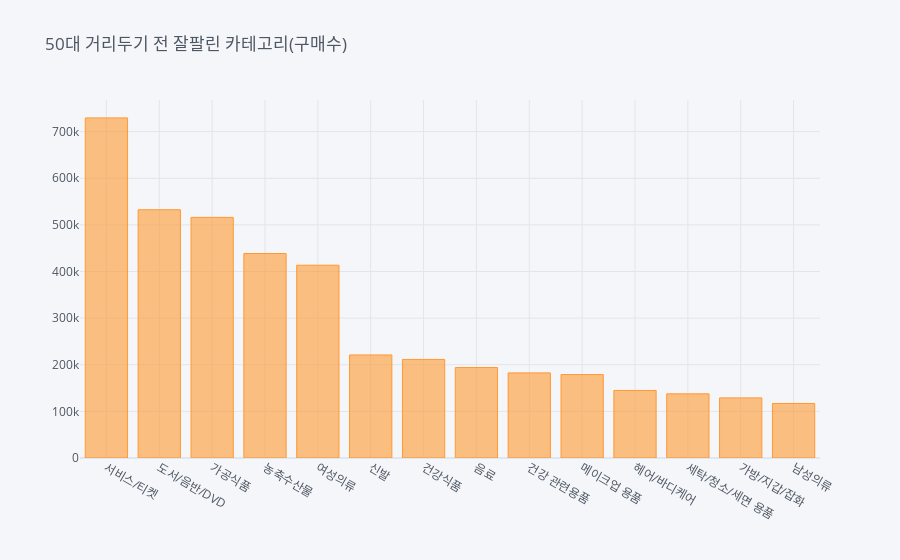
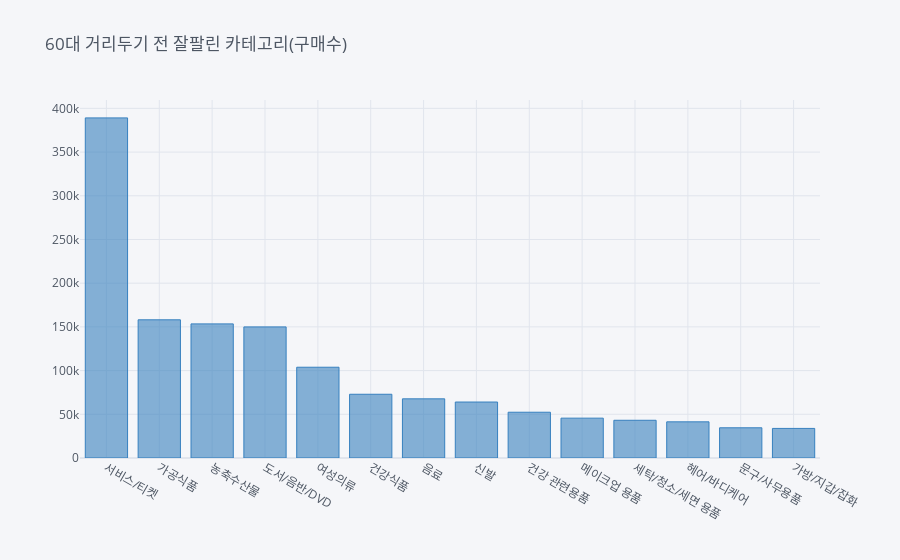
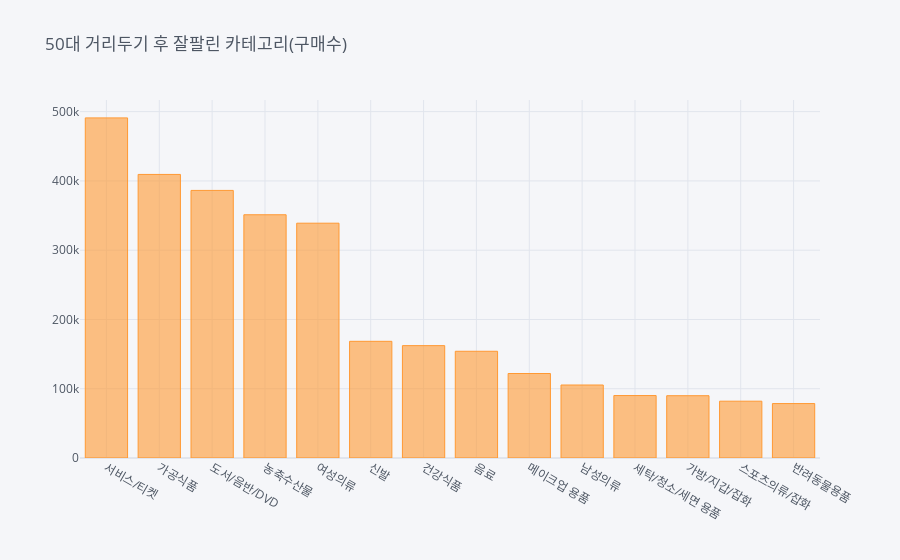
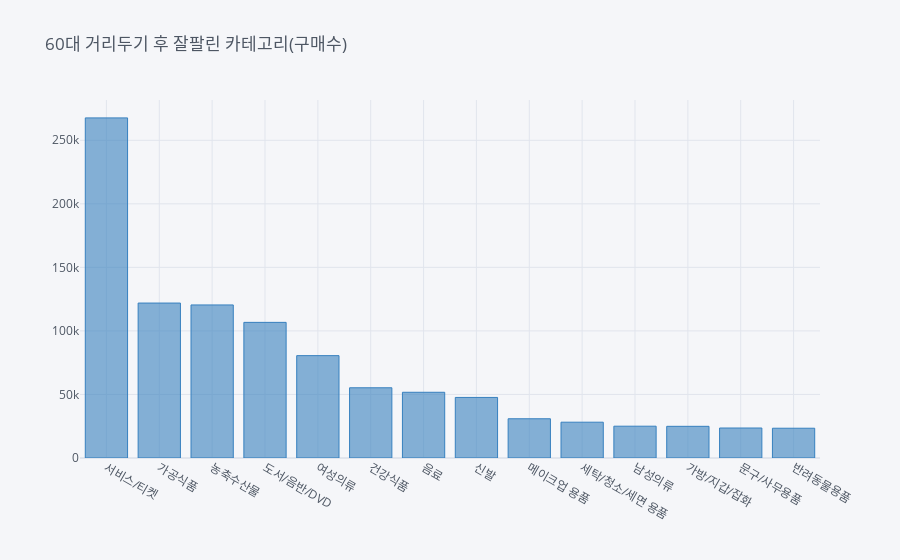

Source (notebook cell) for these figures, in order:
### Code cell
display(mco_early_after_50_count.iplot(kind='bar' ,   title = '50대 거리두기 전 잘팔린 카테고리(구매수)' ))
display(mco_early_after_60_count.iplot(kind='bar' , color = 'blue'  , title = '60대 거리두기 전 잘팔린 카테고리(구매수)' ))

display(mco_high_after_50_count.iplot(kind='bar' ,   title = '50대 거리두기 후 잘팔린 카테고리(구매수)' ))
display(mco_high_after_60_count.iplot(kind='bar' , color = 'blue'  , title = '60대 거리두기 후 잘팔린 카테고리(구매수)' ))

### Figure 1 — Plotly figure (JSON) as saved in the notebook; plotly's stock layout.template omitted (floating-point values rounded to 4 significant figures)
{"data": [{"marker": {"color": "rgba(255, 153, 51, 0.6)", "line": {"color": "rgba(255, 153, 51, 1.0)", "width": 1}}, "name": "구매수", "orientation": "v", "text": "", "type": "bar", "x": ["서비스/티켓", "도서/음반/DVD", "가공식품", "농축수산물", "여성의류", "신발", "건강식품", "음료", "건강 관련용품", "메이크업 용품", "헤어/바디케어", "세탁/청소/세면 용품", "가방/지갑/잡화", "남성의류"], "y": [729513, 532510, 516181, 438608, 413536, 221087, 211397, 194011, 182589, 178995, 144935, 137633, 128960, 116971]}], "layout": {"legend": {"bgcolor": "#F5F6F9", "font": {"color": "#4D5663"}}, "paper_bgcolor": "#F5F6F9", "plot_bgcolor": "#F5F6F9", "title": {"font": {"color": "#4D5663"}, "text": "50대 거리두기 전 잘팔린 카테고리(구매수)"}, "xaxis": {"gridcolor": "#E1E5ED", "showgrid": true, "tickfont": {"color": "#4D5663"}, "title": {"font": {"color": "#4D5663"}, "text": ""}, "zerolinecolor": "#E1E5ED"}, "yaxis": {"gridcolor": "#E1E5ED", "showgrid": true, "tickfont": {"color": "#4D5663"}, "title": {"font": {"color": "#4D5663"}, "text": ""}, "zerolinecolor": "#E1E5ED"}}}

### Figure 2 — Plotly figure (JSON) as saved in the notebook; plotly's stock layout.template omitted (floating-point values rounded to 4 significant figures)
{"data": [{"marker": {"color": "rgba(55, 128, 191, 0.6)", "line": {"color": "rgba(55, 128, 191, 1.0)", "width": 1}}, "name": "구매수", "orientation": "v", "text": "", "type": "bar", "x": ["서비스/티켓", "가공식품", "농축수산물", "도서/음반/DVD", "여성의류", "건강식품", "음료", "신발", "건강 관련용품", "메이크업 용품", "세탁/청소/세면 용품", "헤어/바디케어", "문구/사무용품", "가방/지갑/잡화"], "y": [389086, 158111, 153431, 149986, 103853, 72920, 67698, 64041, 52358, 45586, 43163, 41385, 34564, 33854]}], "layout": {"legend": {"bgcolor": "#F5F6F9", "font": {"color": "#4D5663"}}, "paper_bgcolor": "#F5F6F9", "plot_bgcolor": "#F5F6F9", "title": {"font": {"color": "#4D5663"}, "text": "60대 거리두기 전 잘팔린 카테고리(구매수)"}, "xaxis": {"gridcolor": "#E1E5ED", "showgrid": true, "tickfont": {"color": "#4D5663"}, "title": {"font": {"color": "#4D5663"}, "text": ""}, "zerolinecolor": "#E1E5ED"}, "yaxis": {"gridcolor": "#E1E5ED", "showgrid": true, "tickfont": {"color": "#4D5663"}, "title": {"font": {"color": "#4D5663"}, "text": ""}, "zerolinecolor": "#E1E5ED"}}}

### Figure 3 — Plotly figure (JSON) as saved in the notebook; plotly's stock layout.template omitted (floating-point values rounded to 4 significant figures)
{"data": [{"marker": {"color": "rgba(255, 153, 51, 0.6)", "line": {"color": "rgba(255, 153, 51, 1.0)", "width": 1}}, "name": "구매수", "orientation": "v", "text": "", "type": "bar", "x": ["서비스/티켓", "가공식품", "도서/음반/DVD", "농축수산물", "여성의류", "신발", "건강식품", "음료", "메이크업 용품", "남성의류", "세탁/청소/세면 용품", "가방/지갑/잡화", "스포츠의류/잡화", "반려동물용품"], "y": [490997, 409380, 386297, 351175, 338971, 168455, 162208, 154068, 121987, 105371, 90160, 89928, 81995, 78573]}], "layout": {"legend": {"bgcolor": "#F5F6F9", "font": {"color": "#4D5663"}}, "paper_bgcolor": "#F5F6F9", "plot_bgcolor": "#F5F6F9", "title": {"font": {"color": "#4D5663"}, "text": "50대 거리두기 후 잘팔린 카테고리(구매수)"}, "xaxis": {"gridcolor": "#E1E5ED", "showgrid": true, "tickfont": {"color": "#4D5663"}, "title": {"font": {"color": "#4D5663"}, "text": ""}, "zerolinecolor": "#E1E5ED"}, "yaxis": {"gridcolor": "#E1E5ED", "showgrid": true, "tickfont": {"color": "#4D5663"}, "title": {"font": {"color": "#4D5663"}, "text": ""}, "zerolinecolor": "#E1E5ED"}}}

### Figure 4 — Plotly figure (JSON) as saved in the notebook; plotly's stock layout.template omitted (floating-point values rounded to 4 significant figures)
{"data": [{"marker": {"color": "rgba(55, 128, 191, 0.6)", "line": {"color": "rgba(55, 128, 191, 1.0)", "width": 1}}, "name": "구매수", "orientation": "v", "text": "", "type": "bar", "x": ["서비스/티켓", "가공식품", "농축수산물", "도서/음반/DVD", "여성의류", "건강식품", "음료", "신발", "메이크업 용품", "세탁/청소/세면 용품", "남성의류", "가방/지갑/잡화", "문구/사무용품", "반려동물용품"], "y": [267615, 121920, 120435, 106721, 80550, 55259, 51711, 47659, 30874, 28175, 25019, 24931, 23607, 23429]}], "layout": {"legend": {"bgcolor": "#F5F6F9", "font": {"color": "#4D5663"}}, "paper_bgcolor": "#F5F6F9", "plot_bgcolor": "#F5F6F9", "title": {"font": {"color": "#4D5663"}, "text": "60대 거리두기 후 잘팔린 카테고리(구매수)"}, "xaxis": {"gridcolor": "#E1E5ED", "showgrid": true, "tickfont": {"color": "#4D5663"}, "title": {"font": {"color": "#4D5663"}, "text": ""}, "zerolinecolor": "#E1E5ED"}, "yaxis": {"gridcolor": "#E1E5ED", "showgrid": true, "tickfont": {"color": "#4D5663"}, "title": {"font": {"color": "#4D5663"}, "text": ""}, "zerolinecolor": "#E1E5ED"}}}
